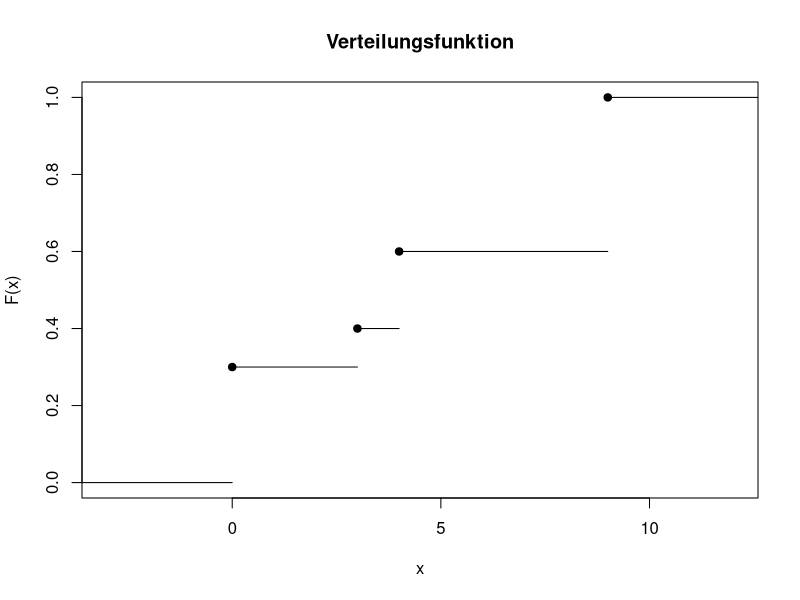
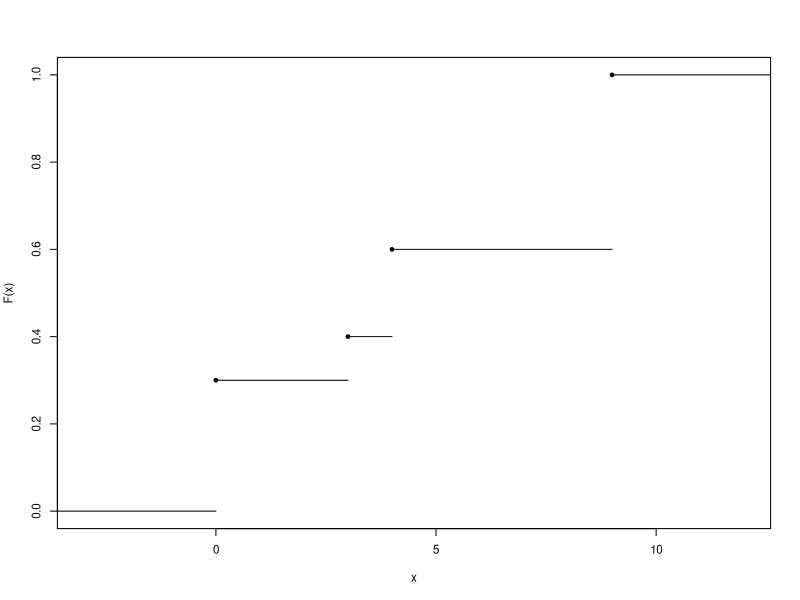
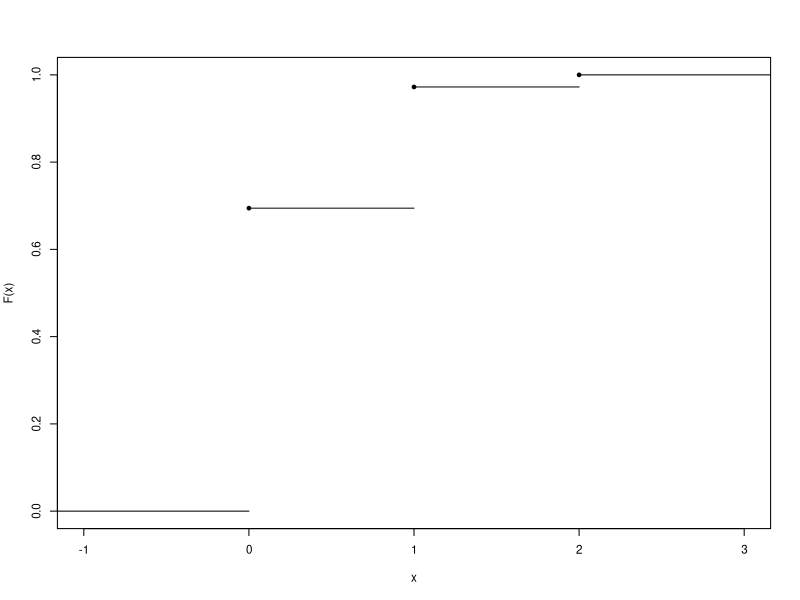
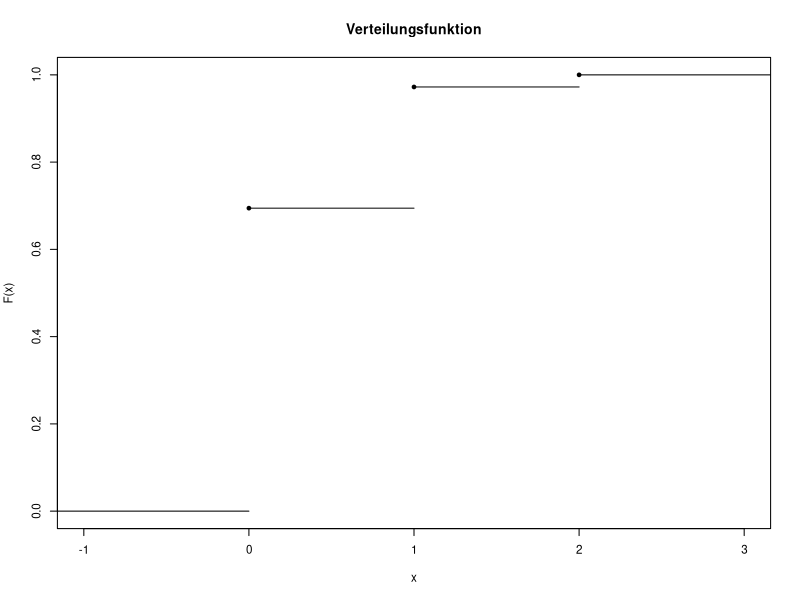
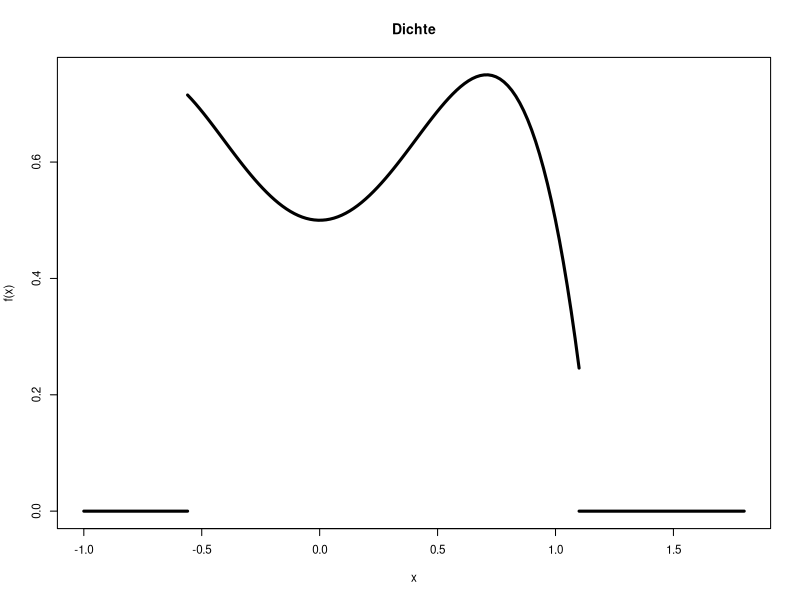
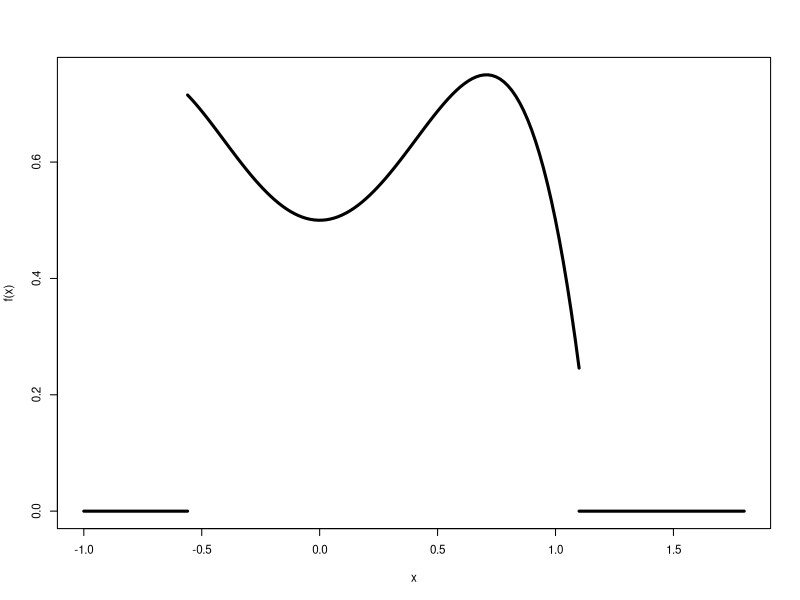
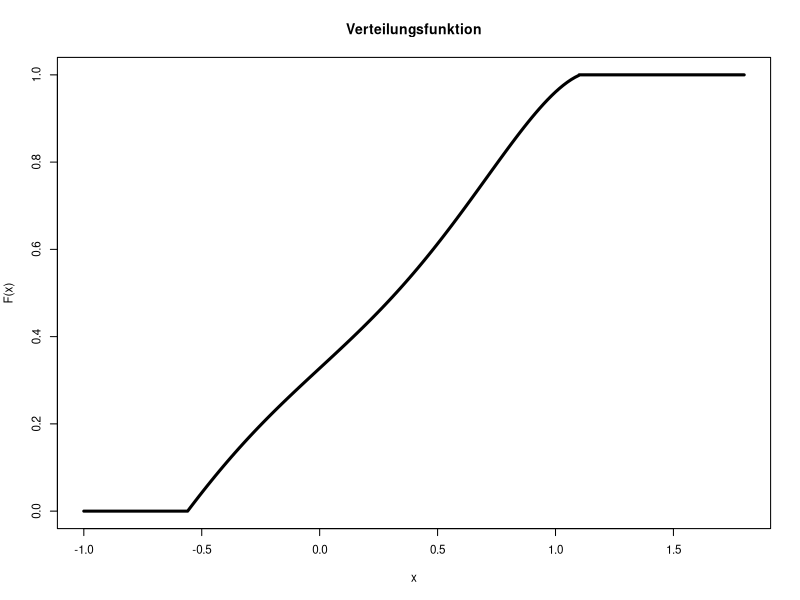
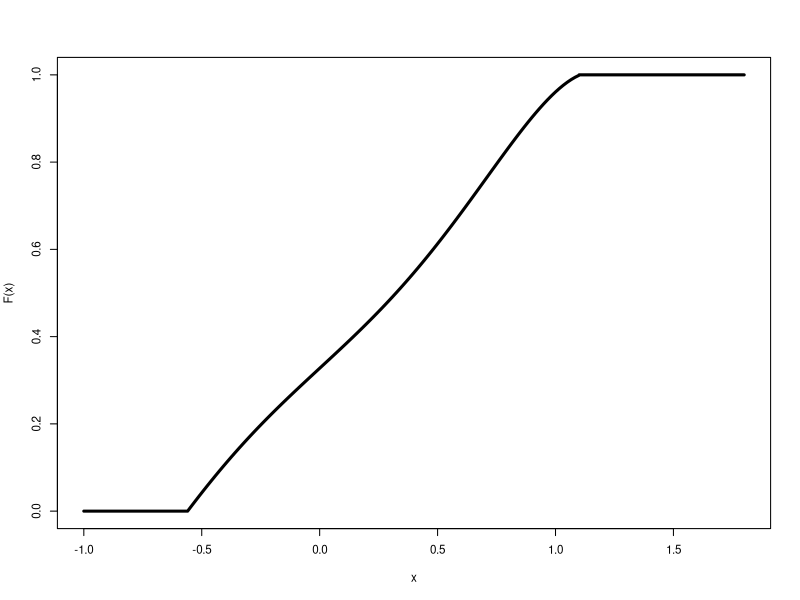

The R source for these figures, in order:
## ---- chunk 1
#| code-fold: true
#| code-summary: "R-Code zeigen"
x <- c(0, 3, 4, 9)
y <- c(0, 0.3, 0.4, 0.6, 1)
plot(stepfun(x, y),
     verticals=FALSE, 
     pch=19,
     xlab="x",
     ylab="F(x)",
     main="Verteilungsfunktion")
## ---- chunk 2
#| echo: FALSE
#| fig-cap: "Verteilungsfunktion einer diskreten Zufallsvariable"
par(cex=0.7)
x <- c(0, 3, 4, 9)
y <- c(0, 0.3, 0.4, 0.6, 1)
plot(stepfun(x, y),
     verticals=FALSE, 
     pch=19,
     xlab="x",
     ylab="F(x)",
     main="")
## ---- chunk 3
#| echo: FALSE
#| fig-cap: "Verteilungsfunktion"
par(cex=0.7)
x <- c(0, 1, 2)
y <- c(0, 25/36, 35/36, 1)
plot(stepfun(x,y),
     verticals=FALSE, 
     pch=19,
     xlab="x",
     ylab="F(x)", 
     main="")
## ---- chunk 4
#| code-fold: true
#| code-summary: "R-Code zeigen"
x <- c(0, 1, 2)
y <- c(0, 25/36, 35/36, 1)
plot(stepfun(x,y),
     verticals=FALSE, 
     pch=19,
     xlab="x",
     ylab="F(x)",
     main="Verteilungsfunktion")
## ---- chunk 5
#| code-fold: true
#| code-summary: "R-Code zeigen"
x <- c(-1, -0.56, NA,
       seq(-0.56, 1.1, length=100),
       NA, 1.1, 1.8)

f <- 0.5-x^4+x^2
f[c(1, 2, 105, 106)] <- 0

plot(x, f, t="l", lwd=3,
     xlab="x", ylab="f(x)",
     main="Dichte")
## ---- chunk 6
#| echo: FALSE
#| fig-cap: "Dichtefunktion"
par(cex=0.7)
x <- c(-1, -0.56, NA,
       seq(-0.56, 1.1, length=100),
       NA, 1.1, 1.8)

f <- 0.5-x^4+x^2
f[c(1, 2, 105, 106)] <- 0

plot(x, f, t="l", lwd=3,
     xlab="x", ylab="f(x)", main="")
## ---- chunk 7
#| code-fold: true
#| code-summary: "R-Code zeigen"
x <- c(-1, -0.56, 
       seq(-0.56, 1.1, length=100),
       1.1, 1.8)
f <- x^3/3-x^5/5+x/2+0.3275

f[1:2] <- 0
f[103:104] <- 1

plot(x, f, t="l", lwd=3,
     xlab="x", ylab="F(x)",
     main="Verteilungsfunktion")
## ---- chunk 8
#| echo: FALSE
#| fig-cap: "Verteilungsfunktion der stetigen Zufallsvariable"
par(cex=0.7)
x <- c(-1, -0.56, 
       seq(-0.56, 1.1, length=100),
       1.1, 1.8)
f <- x^3/3-x^5/5+x/2+0.3275

f[1:2] <- 0
f[103:104] <- 1

plot(x, f, t="l", lwd=3,
     xlab="x", ylab="F(x)", main="")
## ---- chunk 9
#| code-fold: true
#| code-summary: "R-Code zeigen"
x <- c(-1, -0.56, NA,
       seq(-0.56, 1.1, length=100),
       NA, 1.1, 1.8)

f <- function(x){
  return(0.5-x^4+x^2)
}

ff <- f(x)
ff[c(1, 2, 105, 106)] <- 0

plot(x, ff, t="l", lwd=3,
     xlab="x", ylab="f(x)",
     main="Approximation des Integrals")

abline(h=0)
dx <- 0.05

g <- seq(0.1,0.8,by=dx)
for(i in 1:(length(g)-1)){
  lines(c(g[i], g[i], g[i]+dx, g[i]+dx),
        c(0, f(g[i]), f(g[i]), 0))
}
## ---- chunk 10
#| echo: FALSE
#| fig-cap: "Approximation des Integrals"
par(cex=0.7)
x <- c(-1, -0.56, NA,
       seq(-0.56, 1.1, length=100),
       NA, 1.1, 1.8)

f <- function(x){
  return(0.5-x^4+x^2)
}

ff <- f(x)
ff[c(1, 2, 105, 106)] <- 0

plot(x, ff, t="l", lwd=3,
     xlab="x", ylab="f(x)", main="")

abline(h=0)
dx <- 0.05

g <- seq(0.1,0.8,by=dx)
for(i in 1:(length(g)-1)){
  lines(c(g[i], g[i], g[i]+dx, g[i]+dx),
        c(0, f(g[i]), f(g[i]), 0))
}
## ---- chunk 11
dx <- 0.001
x <- seq(from=0.1, to=0.8, by=dx)
## ---- chunk 12
f <- 0.5 - x^4 + x^2
## ---- chunk 13
sum(f*dx)
## ---- chunk 14
#| code-fold: true
#| code-summary: "R-Code zeigen"
x <- c(0, 1, 2)
y <- c(0, 25/36, 35/36, 1)

plot(stepfun(x, y),
     verticals=FALSE, 
     pch=19,
     xlab="x",
     ylab="F(x)",
     main="Verteilungsfunktion")
## ---- chunk 15
#| echo: FALSE
#| fig-cap: "Verteilungsfunktion"
par(cex=0.7)
x <- c(0, 1, 2)
y <- c(0, 25/36, 35/36, 1)

plot(stepfun(x, y),
     verticals=FALSE, 
     pch=19,
     xlab="x",
     ylab="F(x)", 
     main="")
## ---- chunk 16
#| code-fold: true
#| code-summary: "R-Code zeigen"
p <- c(0, 25/36, 35/36, 1)
Q <- c(0, 1, 2)

plot(p[1:2], Q[c(1,1)],
     t="l",
     xlab="x",
     ylab="F(x)",
     xlim=c(0,1),
     ylim=c(0,2),
     main="Quantilfunktion")

for(i in 2:length(Q)){
  lines(p[c(i,i+1)], Q[c(i,i)])
}
points(p[2:3], Q[1:2], pch=19)
## ---- chunk 17
#| echo: FALSE
#| fig-cap: "Quantilfunktion"
par(cex=0.7)
p <- c(0, 25/36, 35/36, 1)
Q <- c(0, 1, 2)

plot(p[1:2], Q[c(1,1)],
     t="l",
     xlab="x",
     ylab="F(x)",
     xlim=c(0,1),
     ylim=c(0,2),
     main="")

for(i in 2:length(Q)){
  lines(p[c(i,i+1)], Q[c(i,i)])
}
points(p[2:3], Q[1:2], pch=19)
## ---- chunk 18
dx <- 0.001
x <- seq(-0.56, 1.1, by=dx)
## ---- chunk 19
f <- -x^4+x^2+0.5
## ---- chunk 20
sum(x*f*dx)
## ---- chunk 21
dx <- 0.001
x <- seq(-0.56, 1.1, by=dx)
## ---- chunk 22
f <- -x^4 + x^2 + 0.5
## ---- chunk 23
sum((x-0.2754)^2 * f * dx)
## ---- chunk 24
sum(x^2 * f * dx) - 0.2754^2
